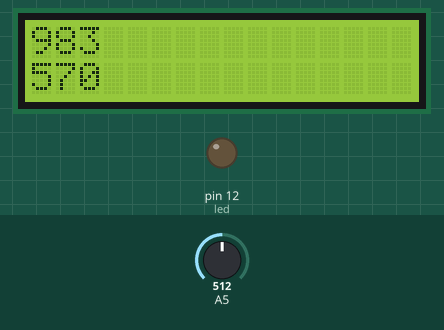
Recording of a sketch running on a simulated Arduino Uno, built with avr-gcc and run on an emulated ATmega328P. Parts: 16×2 character LCD, output pins drawn as LEDs (lit = HIGH). Inputs (shaded band) come from the test bench; at power-on: A5 = 512.

Above: at 0.6 s.
At 1.2 s:
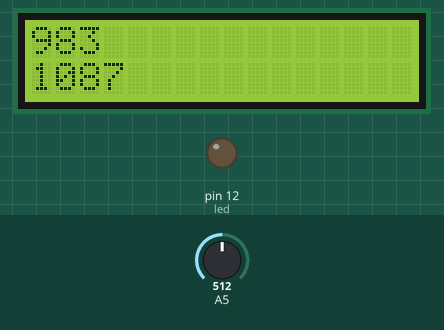
1.3 s: A5 set to 526
At 2.0 s:
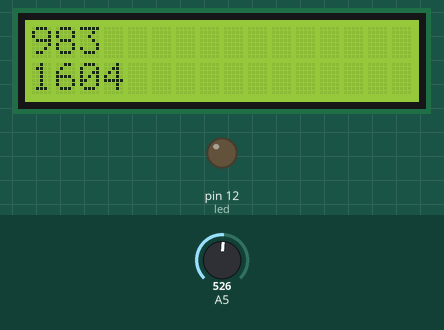
3.1 s: A5 set to 546
4.6 s: A5 set to 563
6.2 s: A5 set to 586
7.7 s: A5 set to 600
9.3 s: A5 set to 620
Timing chart, 0 to 11.8 s (numbered marks = the images above; inputs shaded):
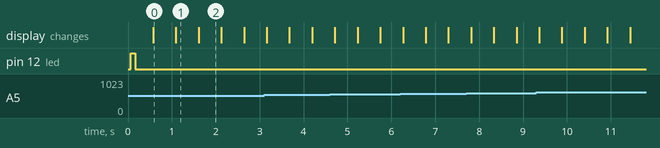

Measured:
- what the display in image 0 shows lasts 0.5 s, from 0.6 s to 1.1 s

The sketch:

arduinoPulseMeter.ino
```cpp
#include <LiquidCrystal.h>

LiquidCrystal lcd(10, 11, 2, 3, 4, 5, 6, 7, 8, 9);

const int sampleCount = 20;
const int delayTime = 5;
int avg[sampleCount];
const int bmpCount = 10;
int bpmAvg[10];
int bpmI = 0;
int i = 0;
int lastReadValue;
int loopCounter = 0;
int led = 12;
int lastState = 0;
unsigned long lastMs;
unsigned long elapsed;

void setup () {
  pinMode(led, OUTPUT);
  lcd.begin (2,16);
}

void loop () {
  int readValue = analogRead(5);
  int total = 0;

  unsigned long ms;
  loopCounter ++;
  ms = millis();

  avg[i] = readValue - lastReadValue;
  i++;
  if(i >= sampleCount){
     i = 0;
  }
  lastReadValue = readValue;
  for(int ctr=0; ctr < sampleCount; ctr++){
    total += avg[ctr];
  }
  if(total -25 > 0) {
    digitalWrite(led, HIGH);
    if(lastState == 0){
      elapsed = ms - lastMs;
      lastMs = ms;
    }
    lastState = 1;
  } else {
    digitalWrite(led, LOW);
    lastState = 0;
  }
  if(loopCounter == 100){
    lcd.setCursor(0,0);
    lcd.print("       ");
    lcd.setCursor(0,0);

    lcd.print(60000 / elapsed);

    lcd.setCursor(0,1);
    lcd.print("       ");
    lcd.setCursor(0,1);
    lcd.print(ms);

    loopCounter = 0;
  }
  delay(delayTime);
}
```
